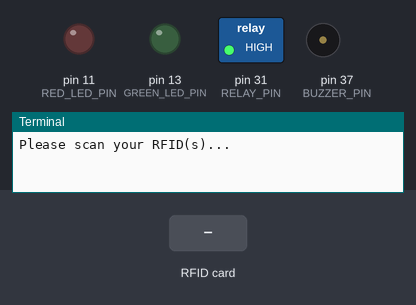
Bench run of a program on a simulated Raspberry Pi (header pin numbers). On the bench: switched loads named in the program (green lamp = pin HIGH), output pins drawn as LEDs (lit = HIGH), buzzer (waves = sounding, pin HIGH), the last lines printed to the terminal. The test bench sets the inputs (shaded band). The RFID card's data blocks start empty.

Above: at 1.2 s.
1.3 s: RFID card 5E 7A 19 C4 held to the reader
At 2.1 s:
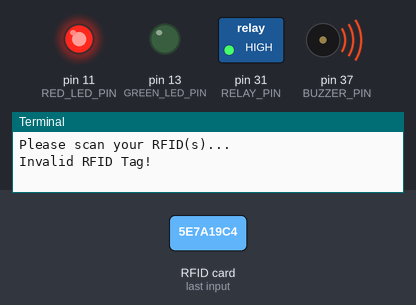
Timing chart, 0 to 4.3 s (numbered marks = the images above; inputs shaded):
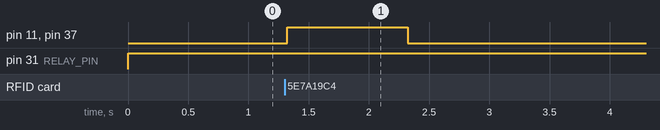

Measured:
- after the input at 1.3 s, pin 11 (RED_LED_PIN), pin 37 (BUZZER_PIN): LOW → HIGH at once, → LOW 1.0 s later

The program:

rfid_check.py
```python
import RPi.GPIO as GPIO
from mfrc522 import SimpleMFRC522
import signal
import sys
import requests
import time

# IMPORTANT - CHANGE THIS!!!!!
# Define the IP Address endpoint of your REST API Endpoints
API_URL = 'http://192.168.100.22:5000/api/students'

# Define PIN assignments
RED_LED_PIN = 11
GREEN_LED_PIN = 13
BUZZER_PIN = 37
RELAY_PIN = 31

# Define variables for use in the program
is_reading = True
current_rfid = None
# Define our RFID Reader
reader = None

''' Cleanup function when the program is terminated '''
def end_read(signal, frame):
    global is_reading
    print('Cleaning up GPIO before exiting...')
    GPIO.cleanup()
    is_reading = False
    sys.exit()


''' Hook function when the program is terminated '''
signal.signal(signal.SIGINT, end_read)

''' Function to call the REST API function and validate the RFID Badge '''
def get_rfid_info(rfid_badge_number):
    query_params = {
        "rfId": rfid_badge_number.strip()
    }
    response = requests.get(API_URL, params=query_params)

    return response.json()


''' Initialize our pins and rfid reader '''
def setup():
    global reader
    GPIO.setmode(GPIO.BOARD)
    GPIO.setwarnings(False)
    GPIO.setup(RED_LED_PIN, GPIO.OUT)
    GPIO.setup(GREEN_LED_PIN, GPIO.OUT)
    GPIO.setup(BUZZER_PIN, GPIO.OUT)
    GPIO.setup(RELAY_PIN, GPIO.OUT, initial=GPIO.HIGH)

    reader = SimpleMFRC522()


''' Clear the LED and Buzzer '''
def clear_outputs():
    GPIO.output(RED_LED_PIN, GPIO.LOW)
    GPIO.output(GREEN_LED_PIN, GPIO.LOW)
    GPIO.output(BUZZER_PIN, GPIO.LOW)


'''If RFID is invalid then the Red LED and Buzzer is turned on'''
def show_invalid_rfid():
    clear_outputs()
    GPIO.output(RED_LED_PIN, GPIO.HIGH)
    GPIO.output(BUZZER_PIN, GPIO.HIGH)
    time.sleep(1.0)
    clear_outputs()


'''If RFID is valid then the Green LED and Solenoid Lock is turned on'''
def show_valid_rfid():
    clear_outputs()
    GPIO.output(GREEN_LED_PIN, GPIO.HIGH)
    open_lock()
    clear_outputs()


'''Unlock the door lock and close after 3 seconds'''
def open_lock():
    print("Opening door lock...")
    GPIO.output(RELAY_PIN, GPIO.LOW)
    time.sleep(3)
    GPIO.output(RELAY_PIN, GPIO.HIGH)


'''Our main entry function that calls the setup() method and periodically scans for RFID'''
def main():
    global reader, current_rfid
    setup()

    print("Please scan your RFID(s)...")
    while is_reading:
        _, rfid_badge_number = reader.read()
        strip_rfid_badge_number = rfid_badge_number.replace('\x00', '')

        if len(strip_rfid_badge_number.strip()) :
            if strip_rfid_badge_number == current_rfid:
                time.sleep(1)
                current_rfid=None
            else:
                current_rfid=strip_rfid_badge_number
                response=get_rfid_info(strip_rfid_badge_number)
                print(f"Response :: {response}")
                if response:
                    show_valid_rfid()
                    print("Access Granted")
                else:
                    show_invalid_rfid()
                    print("Access Denied")
        else:
            print("Invalid RFID Tag!")
            show_invalid_rfid()


# Main entry Point
if __name__ == '__main__':
    main()
```
